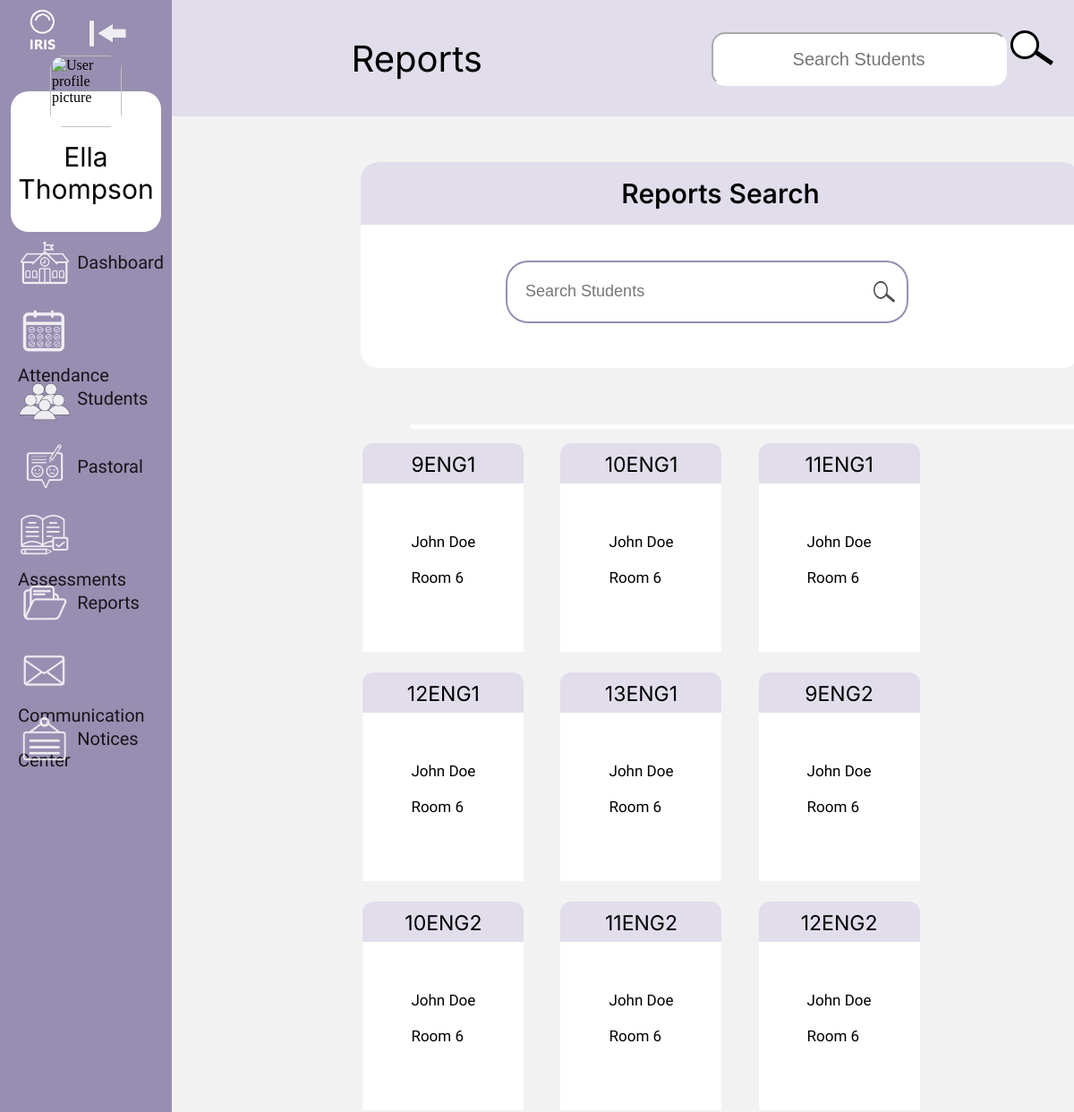
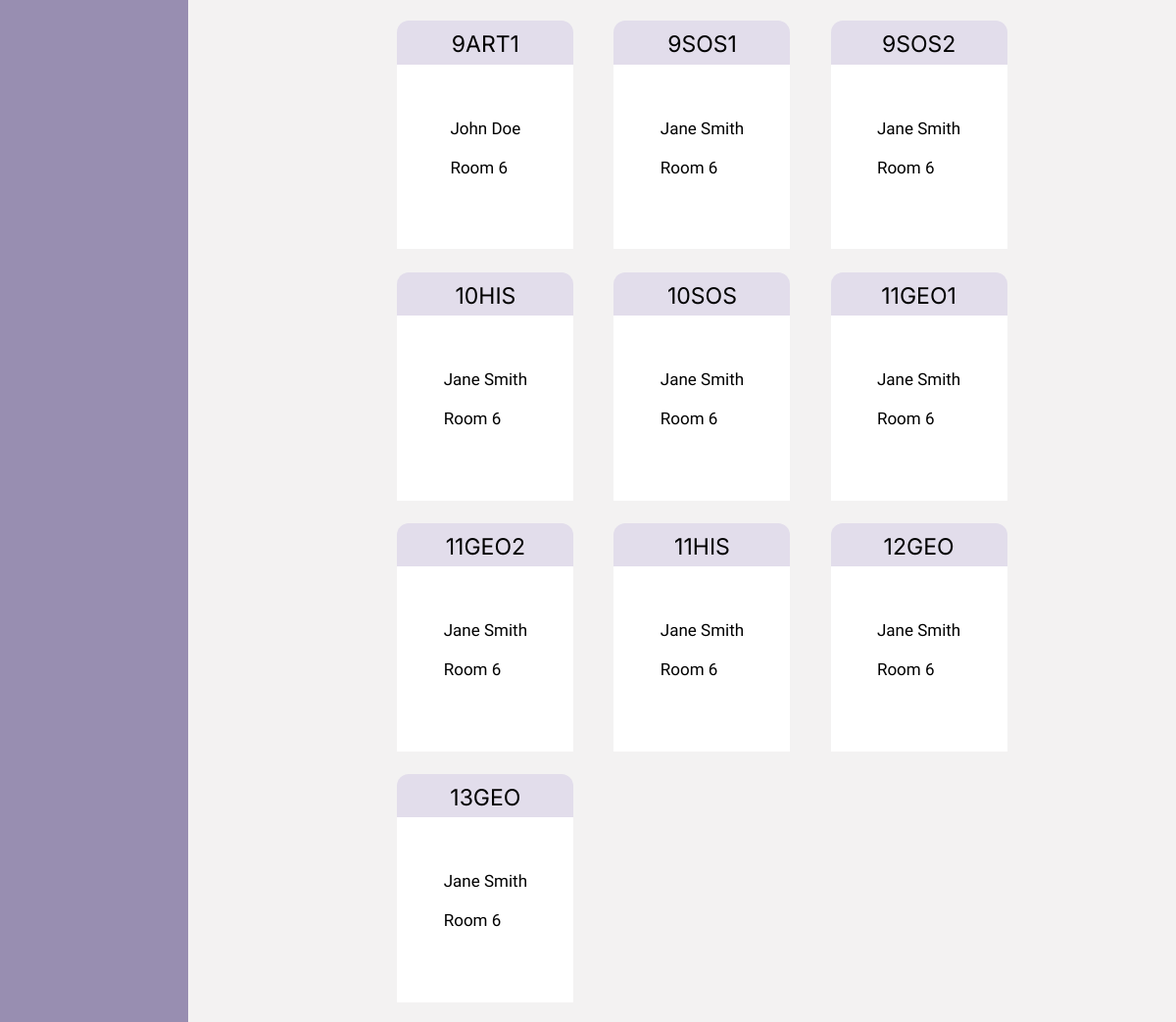
The app's page /reportsLanding (signed in) with its own data (2 pictures, top to bottom).
### website/models.py (models this page shows, shortened)
class User(db.Model, UserMixin):
    __tablename__ = 'user'
    id = db.Column(db.Integer, primary_key=True)
    role = db.Column(db.String(20), nullable=False)
    name = db.Column(db.String(50), nullable=False)
    email = db.Column(db.String(120), unique=True, nullable=False)
    password = db.Column(db.String(50))
    gender = db.Column(db.String(15))
    phone_number = db.Column(db.Integer, nullable=True)
    address = db.Column(db.String(255))
    profile = db.Column(db.LargeBinary, nullable=True)
    enrolled_at = db.Column(db.DateTime, default=db.func.current_timestamp())

class Teacher(User):
    __tablename__ = 'teacher'
    id = db.Column(db.Integer, db.ForeignKey('user.id'), primary_key=True, nullable=False)
    class_associations = db.relationship("TeacherClassAssociation", back_populates="teacher")
    classes = db.relationship("Class", secondary='teacher_class_association', viewonly=True)
    dob = db.Column(db.DateTime, nullable=True)

class Class(db.Model):
    __tablename__ = 'class'
    id = db.Column(db.Integer, primary_key=True, nullable=False)
    year = db.Column(db.Integer, nullable=False)
    subject = db.Column(db.String(15))
    code = db.Column(db.String(15), nullable=False)
    teacher_associations = db.relationship("TeacherClassAssociation", back_populates="class_")
    teachers = db.relationship("Teacher", secondary='teacher_class_association', viewonly=True)
    student_associations = db.relationship('StudentClassAssociation', back_populates='class_')
    assessments = db.relationship('Assessment', backref='class_', lazy=True)
    schedule = db.Column(db.String, nullable=True)
    sessions = db.relationship('ClassSession', backref='class_', cascade="all, delete-orphan")

### website/views.py (the view)
@views.route('/reportsLanding')
def reportsLanding():
    currentDate = datetime.now().date()
    myClasses = getMyClasses()
    otherClasses = getOtherClasses()
    return render_template("reportsLanding.html", user=current_user, currentDate=currentDate, myClasses = myClasses, otherClasses = otherClasses)

### website/views.py (called while the page is built)
def getMyClasses():
    userId = current_user.id
    myClassFinder = TeacherClassAssociation.query.filter(
        TeacherClassAssociation.teacher_id == userId
    ).all()
    myClassesIds = [assoc.class_id for assoc in myClassFinder]
    myClasses = Class.query.filter(
        Class.id.in_(myClassesIds)
    ).all()
    return myClasses

def getOtherClasses():
    userId = current_user.id
    associations = TeacherClassAssociation.query.filter(
        TeacherClassAssociation.teacher_id != userId
    ).all()
    otherClasses = [
        (assoc.class_, assoc.teacher.name) for assoc in associations
    ]
    return otherClasses

### website/templates/reportsLanding.html (shortened to what this page needs)
<link rel="stylesheet" href="{{ url_for('static', filename='css/showstudent.css') }}">
{% extends "navBase.html" %}
{% block pageName %}Reports{% endblock %}
{% block content %}
<div class="wholePageContainer">
    <div class="search_container">
        <div class="search header">
            Reports Search
        </div>
        <div class="search function">
            <div class="student_search_bar">
                <input class="student_search_input" type="text" id="student_search" placeholder="Search Students">
            </div>
        </div>
    </div>
    <div class="classPageFlexContainer">
        <br>
    </div>
    <div class="classDivide">
    </div>
    <div class="classPageFlexContainer2">
        {% for class_, teacher_name in otherClasses %}
            <div class="classBoxFlexItem2">
                <div class="classCodeArea2">
                {{ class_.code }}
                </div>
                <div class="classWhiteArea2">
                    <br><br>{{teacher_name}}<br><br>Room 6
                </div>
            </div>
        {% endfor %}
    </div>
</div>
{% endblock %}

### website/templates/navBase.html (shortened to what this page needs)
<!DOCTYPE html>
<html>
    <head>
        <link rel="stylesheet" href="{{ url_for('static', filename='css/navBase.css') }}">
    </head>
    <body>
        <div class="container">
            <div id="mySideNav" class="sideNav">
                <img class="irisLogo" src="{{ url_for('static', filename='images/icons/whiteIrisLogo.png') }}" alt="IRIS logo">
                <a href="javascript:void(0)" class="navToggleBtn" onclick="toggleNav()"><img src="{{ url_for('static', filename='images/icons/closeNav.png') }}"></a>
                <div class="userProfile">
                    <img class="userProfileImg" src="{{ url_for('views.getProfileImage', user_id=user.id) }}" alt="User profile picture">
                    <div class="userName">{{user.name}}</div>
                </div>
                <a href="/dashboard" class="navItem"><img class="navIcon" src="{{ url_for('static', filename='images/icons/dashboard.png') }}" alt="Dashboard icon">
                    <span>Dashboard</span>
                </a>
                <a href="/attendanceLanding" class="navItem"><img class="navIcon" src="{{ url_for('static', filename='images/icons/attendance.png') }}" alt="Attendance icon">
                    <span>Attendance</span>
                </a>
                <a href="/studentsLanding" class="navItem"><img class="navIcon" src="{{ url_for('static', filename='images/icons/students.png') }}" alt="Students icon">
                    <span>Students</span>
                </a>
                <a href="/pastoralLanding" class="navItem"><img class="navIcon" src="{{ url_for('static', filename='images/icons/pastoral.png') }}" alt="Pastoral icon">
                    <span>Pastoral</span>
                </a>
                <a href="/assessmentsLanding" class="navItem"><img class="navIcon" src="{{ url_for('static', filename='images/icons/markbooks.png') }}" alt="Markbooks icon">
                    <span>Assessments</span>
                </a>
                <a href="/reportsLanding" class="navItem"><img class="navIcon" src="{{ url_for('static', filename='images/icons/reports.png') }}" alt="Reports icon">
                    <span>Reports</span>
                </a>
                <a href="/communication" class="navItem"><img class="navIcon" src="{{ url_for('static', filename='images/icons/communication.png') }}" alt="Communication Center icon">
                    <span>Communication Center</span>
                </a>
                <a href="/notice" class="navItem"><img class="navIcon" src="{{ url_for('static', filename='images/icons/notices.png') }}" alt="Notices icon">
                    <span>Notices</span>
                </a>
            </div>
            <div id="content">
                <div class="topNav">
                    <div class="pageName">{%block pageName %}Nav Base{% endblock %}</div>
                    {% include 'searchStudent.html' %}
                </div>
                <div class="block_content">
                    {% block content %}{% endblock %}
                </div>
            </div>
        </div>
    </body>
</html>

### website/static/css/showstudent.css (style rules this page uses)
.pageName { font-family: 'Inter', sans-serif; }
.wholePageContainer { display: flex; flex-direction: row; flex-wrap: wrap; margin-top: 5%; margin-left: 10%; }
.search_container { width: 860px; height: 230px; background-color: white; display: grid; border-radius: 20px; grid-template-rows: 100px auto; grid-template-columns: 1fr; grid-template-areas: "header" "function"; gap: 10px; margin-left: 12%; }
.search.header { grid-area: header; background-color: #E2DDEB; border-radius: 20px 20px 0 0 ; text-align: center; display: flex; justify-content: center; align-items: center; font-size: 30px; font-family: 'Inter', sans-serif; font-weight: 550; height: 70px; }
.search.function { grid-area: function; display: flex; justify-content: center; align-items: flex-start; width: 100%; height: auto; }
.student_search_bar { position: relative; display: inline-block; margin-right: 30px; font-family: 'acme', sans-serif; }
.student_search_input { font-size: 18px; height: 70px; width: 450px; padding: 0 45px 0 20px; text-align: left; border: 2px solid #988EB1; border-radius: 25px; background-color: white; color: #333; transition: border-color 0.3s ease, box-shadow 0.3s ease; }
.classPageFlexContainer { display: flex; flex-direction: row; flex-wrap: wrap; width: 910px; margin-top: 5%; margin-left: 10%; }
.classDivide { background-color: white; height: 4.5px; color: white; width: 850px; margin-left: 165px; }
.classPageFlexContainer2 { display: flex; flex-direction: row; flex-wrap: wrap; width: 910px; margin-top: 1.5%; margin-left: 10%; }
.classBoxFlexItem2 { display: flex; flex-direction: column; background-color: white; height: 215px; width: 180px; margin: 2.5%; }
.classCodeArea2 { display: flex; flex-direction: column; color: black; background-color: #E2DDEB; border-top-left-radius: 12px; border-top-right-radius: 12px; padding-top: 10px; align-items: center; margin-top: -10%; height: 40px; font-family: 'Inter', sans-serif; font-size: 23px; }
.classWhiteArea2 { display: flex; flex-direction: column; height: 200px; margin-top: 15px; font-family: 'Acme', sans-serif; align-items: center; font-size: 17px; }

### website/static/css/navBase.css (style rules this page uses)
html, body { margin: 0; padding: 0; height: 100%; width: 100%; }
.container { min-height: 100vh; width: 100vw; margin: 0; padding: 0; background-color: #F3F2F2; display: flex; }
.sideNav { height: 100%; width: 16%; position: fixed; z-index: 1; top: 0; left: 0; background-color: #988EB1; overflow-x: hidden; padding-top: 60px; }
.irisLogo { display: block; height: 55px; width: auto; position: absolute; top: 0; left: 25px; margin-right: 50px; padding-top: 5%; }
.sideNav .navToggleBtn { position: absolute; top: 0px; right: 25px; height: 40px; width: auto; margin-left: 50px; }
.userProfile { height: 200px; width: 100%; display: flex; flex-direction: column; align-items: center; justify-content: center; gap: 10px; position: relative; }
.userProfileImg { height: 80px; width: auto; object-fit: cover; border-radius: 20%; position: relative; z-index: 2; margin-bottom: -50px; }
.userName { display: flex; flex-direction: column; align-items: center; justify-content: center; background-color: #ffffff; padding-top: 55px; padding-bottom: 30px; border-radius: 20px; text-align: center; color: #000000; font-size: 30px; width: 87%; box-sizing: border-box; position: relative; z-index: 1; font-family: 'Inter', sans-serif; }
.sideNav a { padding: 8px 8px 8px 20px; text-decoration: none; font-size: 25px; color: #000000; opacity: 85%; display: block; transition: 0.3s; }
.navItem { display: flex; align-items: center; gap: 10px; justify-content: flex-start; height: 60px; font-family: "Acme", sans-serif; }
.navItem span { font-size: 20px; cursor: pointer; vertical-align: middle; line-height: 50px; }
.navIcon { height: 50px; width: 60px; min-width: 58px; object-fit: contain; vertical-align: middle; }
#content { margin-left: 16%; width: 100%; height: 100vh; display: flex; flex-direction: column; }
.topNav { background-color: #E2DDEB; width: 100%; height: 130px; display: flex; justify-content: space-between; align-items: center; font-family: 'Inter', sans-serif; }
.pageName { padding: 20px; width: 50%; height: auto; text-align: center; font-size: 40px; font-family: 'Inter', sans-serif; }
.block_content { width: 100%; flex: 1; overflow-y: auto; }

### records on screen
User: name "Ella Thompson"
Teacher: code "9ENG1", name "John Doe", code "10ENG1", code "11ENG1", code "12ENG1", code "13ENG1", code "9ENG2", code "10ENG2", code "11ENG2", code "12ENG2", code "9ART1"
Teacher: code "9SOS1", name "Jane Smith", code "9SOS2", code "10HIS", code "10SOS", code "11GEO1", code "11GEO2", code "11HIS", code "12GEO", code "13GEO"
